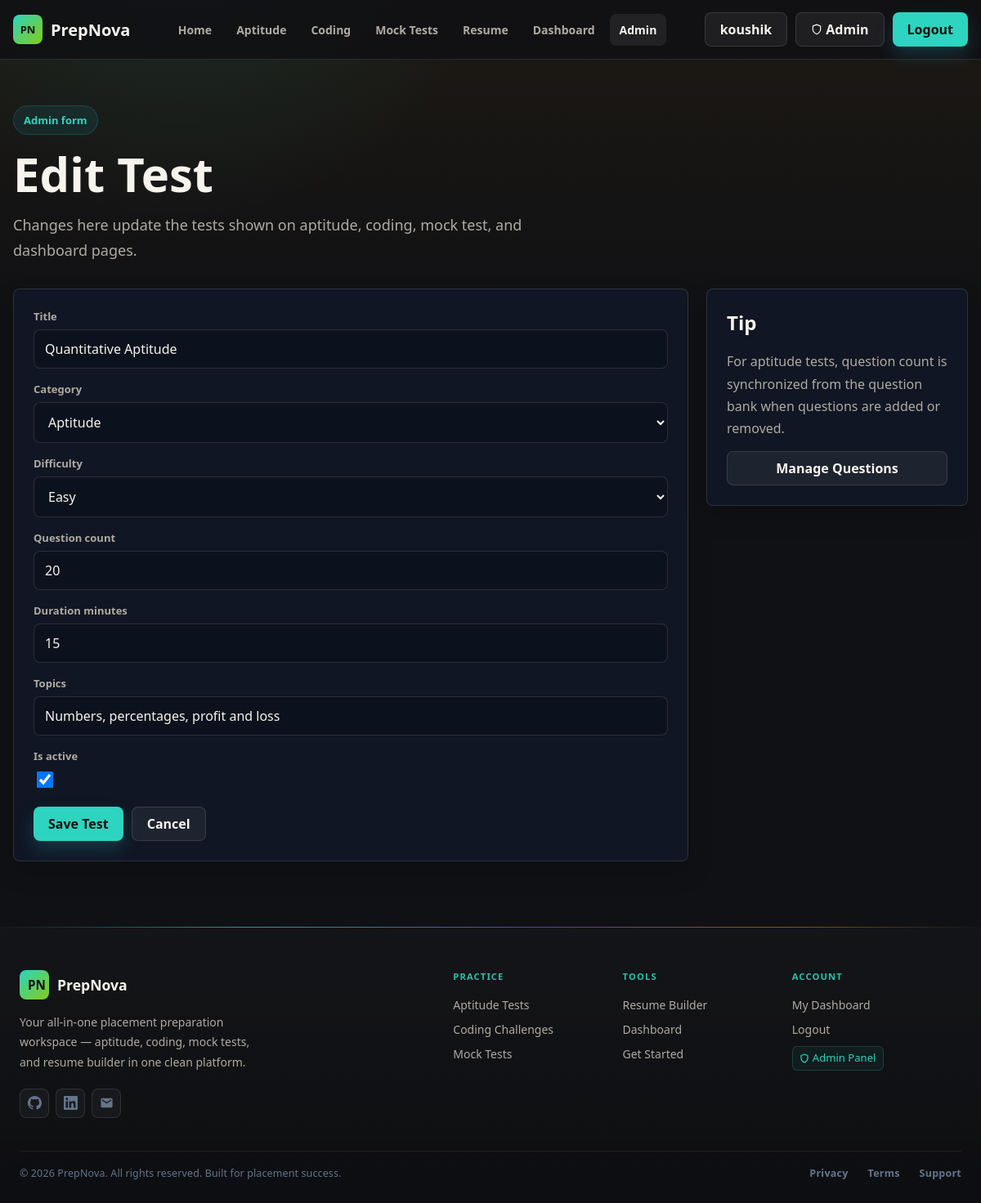
The app's page /site-admin/tests/1/edit/ (signed in) with its own data.
### myapp/models.py (models this page shows, shortened)
class PrepTest(models.Model):
    APTITUDE = 'aptitude'
    CODING = 'coding'
    MOCK = 'mock'
    RESUME = 'resume'
    CATEGORY_CHOICES = [
        (APTITUDE, 'Aptitude'),
        (CODING, 'Coding'),
        (MOCK, 'Mock Test'),
        (RESUME, 'Resume'),
    ]
    EASY = 'easy'
    MEDIUM = 'medium'
    HARD = 'hard'
    DIFFICULTY_CHOICES = [
        (EASY, 'Easy'),
        (MEDIUM, 'Medium'),
        (HARD, 'Hard'),
    ]
    title = models.CharField(max_length=120)
    category = models.CharField(max_length=20, choices=CATEGORY_CHOICES)
    difficulty = models.CharField(max_length=20, choices=DIFFICULTY_CHOICES, default=MEDIUM)
    question_count = models.PositiveIntegerField(default=0)
    duration_minutes = models.PositiveIntegerField(default=0)
    topics = models.CharField(max_length=255, blank=True)
    is_active = models.BooleanField(default=True)

### myapp/views.py (the view)
# urls.py: path('site-admin/tests/<int:test_id>/edit/', views.site_admin_test_update, name='site_admin_test_update'),
@superuser_required
def site_admin_test_update(request, test_id):
    test = get_object_or_404(PrepTest, pk=test_id)
    form = PrepTestForm(request.POST or None, instance=test)
    if request.method == 'POST' and form.is_valid():
        test = form.save()
        sync_test_question_count(test)
        messages.success(request, 'Test updated successfully.')
        return redirect('site_admin_tests')
    return render(request, 'site_admin/test_form.html', {
        'form': form,
        'title': 'Edit Test',
        'test': test,
    })

### myapp/forms.py
class PrepTestForm(forms.ModelForm):
    class Meta:
        model = PrepTest
        fields = ['title', 'category', 'difficulty', 'question_count', 'duration_minutes', 'topics', 'is_active']
        widgets = {
            'title': forms.TextInput(attrs={'placeholder': 'Test title'}),
            'question_count': forms.NumberInput(attrs={'min': 0}),
            'duration_minutes': forms.NumberInput(attrs={'min': 0}),
            'topics': forms.TextInput(attrs={'placeholder': 'Numbers, reasoning, DSA'}),
        }

### myapp/template/site_admin/test_form.html (shortened to what this page needs)
{% extends "base.html" %}
{% block content %}
  <section class="page-shell">
    <div class="page-title compact-title">
      <div class="eyebrow">Admin form</div>
      <h1>{{ title }}</h1>
      <p>Changes here update the tests shown on aptitude, coding, mock test, and dashboard pages.</p>
    </div>
    <div class="admin-form-layout">
      <form class="form-panel admin-form" method="post">
        {% for field in form %}
          <div class="field">
            <label for="{{ field.id_for_label }}">{{ field.label }}</label>
            {{ field }}
          </div>
        {% endfor %}
        <div class="form-actions">
          <button class="btn btn-primary" type="submit">Save Test</button>
          <a class="btn btn-ghost" href="{% url 'site_admin_tests' %}">Cancel</a>
        </div>
      </form>
      <aside class="panel">
        <h2 class="panel-title">Tip</h2>
        <p class="analysis-copy">For aptitude tests, question count is synchronized from the question bank when questions are added or removed.</p>
        {% if test.category == 'CODING' %}
          <a class="btn btn-ghost btn-wide" href="{% url 'site_admin_coding_questions' %}?test={{ test.id }}">Manage Questions</a>
        {% else %}
          <a class="btn btn-ghost btn-wide" href="{% url 'site_admin_questions' %}?test={{ test.id }}">Manage Questions</a>
        {% endif %}
      </aside>
    </div>
  </section>
{% endblock %}

### myapp/template/base.html (shortened to what this page needs)
{% load static %}
<!DOCTYPE html>
<html lang="en">
<head>
  <link rel="stylesheet" href="{% static 'index.css' %}?v=4">
</head>
<body class="{% block body_class %}{% endblock %}">
  <header class="site-header">
    <nav class="nav-shell" aria-label="Primary navigation">
      <a class="brand" href="{% url 'first' %}" aria-label="PrepNova home">
        <span class="brand-mark">PN</span>
        <span>PrepNova</span>
      </a>
      <div class="nav-links" id="primaryNav">
        <a href="{% url 'first' %}" class="{% if request.resolver_match.url_name == 'first' %}is-active{% endif %}">Home</a>
        <a href="{% url 'aptitude' %}" class="{% if request.resolver_match.url_name == 'aptitude' %}is-active{% endif %}">Aptitude</a>
        <a href="{% url 'coding' %}" class="{% if request.resolver_match.url_name == 'coding' %}is-active{% endif %}">Coding</a>
        <a href="{% url 'mocktest' %}" class="{% if request.resolver_match.url_name == 'mocktest' %}is-active{% endif %}">Mock Tests</a>
        <a href="{% url 'resume' %}" class="{% if request.resolver_match.url_name == 'resume' %}is-active{% endif %}">Resume</a>
        <a href="{% url 'dashboard' %}" class="{% if request.resolver_match.url_name == 'dashboard' %}is-active{% endif %}">Dashboard</a>
        {% if request.user.is_superuser %}
          <a href="{% url 'site_admin_dashboard' %}" class="{% if 'site_admin' in request.resolver_match.url_name %}is-active{% endif %}">Admin</a>
        {% endif %}
      </div>
      <div class="nav-actions">
        {% if request.user.is_authenticated %}
          <a class="btn btn-ghost" href="{% url 'dashboard' %}">{{ request.user.first_name|default:request.user.username|truncatechars:16 }}</a>
          {% if request.user.is_superuser %}
            <a class="btn btn-ghost admin-btn" href="{% url 'site_admin_dashboard' %}" title="Admin Panel">
              <svg width="14" height="14" viewBox="0 0 24 24" fill="none" stroke="currentColor" stroke-width="2" stroke-linecap="round" stroke-linejoin="round" style="margin-right:4px;vertical-align:-2px"><path d="M12 22s8-4 8-10V5l-8-3-8 3v7c0 6 8 10 8 10z"/></svg>
              Admin
            </a>
          {% endif %}
          <a class="btn btn-primary" href="{% url 'logout' %}">Logout</a>
        {% endif %}
      </div>
    </nav>
  </header>
  <main>
    {% block content %}{% endblock %}
  </main>
  <footer class="site-footer">
    <div class="footer-accent-bar"></div>
    <div class="footer-inner">
      <div class="footer-brand-col">
        <a class="footer-brand-link" href="{% url 'first' %}">
          <span class="brand-mark" style="font-size:0.95rem;padding:6px 10px;">PN</span>
          <span style="font-size:1.1rem;font-weight:800;color:var(--text);">PrepNova</span>
        </a>
        <p class="footer-tagline">Your all-in-one placement preparation workspace — aptitude, coding, mock tests, and resume builder in one clean platform.</p>
        <div class="footer-socials">
          <a href="https://github.com/crkoushik25-ctrl" target="_blank" rel="noopener noreferrer" aria-label="GitHub" class="footer-social-btn">
          </a>
          <a href="https://www.linkedin.com/in/koushikprabhu25" target="_blank" rel="noopener noreferrer" aria-label="LinkedIn" class="footer-social-btn">
          </a>
          <a href="mailto:crkoushik25@gmail.com" aria-label="Email" class="footer-social-btn">
            <svg xmlns="http://www.w3.org/2000/svg" width="17" height="17" viewBox="0 0 24 24" fill="currentColor"><path d="M20 4H4c-1.1 0-1.99.9-1.99 2L2 18c0 1.1.9 2 2 2h16c1.1 0 2-.9 2-2V6c0-1.1-.9-2-2-2zm0 4l-8 5-8-5V6l8 5 8-5v2z"/></svg>
          </a>
        </div>
      </div>
      <div class="footer-nav-cols">
        <div class="footer-nav-col">
          <p class="footer-col-heading">Practice</p>
          <ul>
            <li><a href="{% url 'aptitude' %}">Aptitude Tests</a></li>
            <li><a href="{% url 'coding' %}">Coding Challenges</a></li>
            <li><a href="{% url 'mocktest' %}">Mock Tests</a></li>
          </ul>
        </div>
        <div class="footer-nav-col">
          <p class="footer-col-heading">Tools</p>
          <ul>
            <li><a href="{% url 'resume' %}">Resume Builder</a></li>
            <li><a href="{% url 'dashboard' %}">Dashboard</a></li>
            <li><a href="{% url 'getstarted' %}">Get Started</a></li>
          </ul>
        </div>
        <div class="footer-nav-col">
          <p class="footer-col-heading">Account</p>
          <ul>
            {% if request.user.is_authenticated %}
              <li><a href="{% url 'dashboard' %}">My Dashboard</a></li>
              <li><a href="{% url 'logout' %}">Logout</a></li>
            {% else %}
              <li><a href="{% url 'login' %}">Login</a></li>
              <li><a href="{% url 'login' %}">Register</a></li>
            {% endif %}
            {% if request.user.is_superuser %}
              <li>
                <a href="{% url 'site_admin_dashboard' %}" class="footer-admin-tag">
                  <svg width="12" height="12" viewBox="0 0 24 24" fill="none" stroke="currentColor" stroke-width="2.5" stroke-linecap="round" stroke-linejoin="round" style="margin-right: 4px; vertical-align: -1px;"><path d="M12 22s8-4 8-10V5l-8-3-8 3v7c0 6 8 10 8 10z"/></svg>
                  Admin Panel
                </a>
              </li>
            {% endif %}
          </ul>
        </div>
      </div>
    </div>
    <div class="footer-bottom">
      <p class="copyright">&copy; 2026 PrepNova. All rights reserved. Built for placement success.</p>
      <div class="footer-bottom-links">
        <a href="#">Privacy</a>
        <a href="#">Terms</a>
        <a href="#">Support</a>
      </div>
    </div>
  </footer>
</body>
</html>

### records on screen
PrepTest: form "Quantitative Aptitude" "Aptitude" "Easy" "20" "15" "Numbers, percentages, profit and loss" "☑"

### other values on screen
{{ request.user.first_name|default:request.user.username|truncatechars:16 }} "koushik"
{{ title }} "Edit Test"
{{ field.label }} "Title" "Category" "Difficulty" "Question count" "Duration minutes" "Topics" "Is active"
